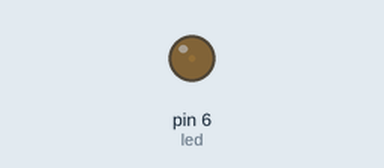
Simulated run of this sketch. Board: Arduino Uno, built with avr-gcc and run on an emulated ATmega328P. On the bench: output pins drawn as LEDs (lit = HIGH).

Above: at 0.05 s.
At 1.3 s:
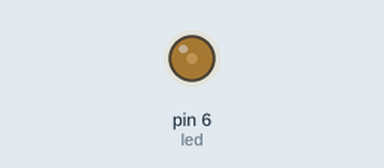
At 2.55 s:
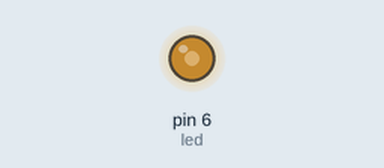
At 5.1 s:
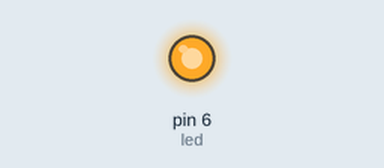
Timing chart, 0 to 6.7 s (numbered marks = the images above):
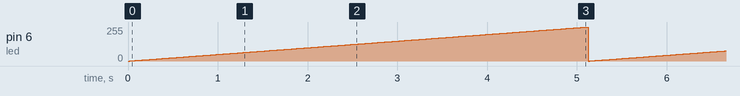

Measured:
- by itself, pin 6 (led): moves between 0/255 and 255/255, repeating every 5.1 s

The sketch:

sketch_mar23a.ino
```cpp
const int led = 6;

void setup()
{
pinMode(led, OUTPUT);
}

void loop()
{
narast();
delay(1000);
spad();
delay(1000);
}

void narast()
{
for(int i = 0; i<=1023; i++)
{
  analogWrite(led, i);
  delay(20);
}
}
void spad()
{
  for(int j = 1023; j>=0; j--)
{
  analogWrite(led, j);
  delay(20);
}
}
```
